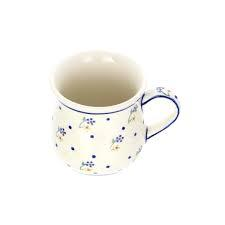
#> input picture test/images/01FKNVG929W3QXDF22XEW2RB31_jpeg.rf.9d421175621edad038feb159b9214292.jpg, 225 x 225 px, found by its file name; its folder holds 4 pictures in this run
$ python dabiendohoa.py
#> lines starting #> are read from the running program, lines starting #| are printed output that depends on the picture
import os
import pandas as pd
from PIL import Image
import matplotlib.pyplot as plt
import seaborn as sns
import numpy as np

# ===== PATHS =====
data_dir = r'C:\Code\Xulyanh\train'   # <-- sửa thành đúng đường dẫn của bạn
images_dir = os.path.join(data_dir, 'images')
labels_dir = os.path.join(data_dir, 'labels')

# ===== CLASS MAP (nc=20) =====
label_map = {
    0: 'Cai - coc',
    1: 'Giay',
    2: 'ban-phim',
    3: 'book',
    4: 'but - viet',
    5: 'cai - ghe',
    6: 'cai - o',
    7: 'cai -but',
    8: 'cai-to',
    9: 'chia - khoa',
    10: 'con -chuot',
    11: 'cuc-sac',
    12: 'dong - ho',
    13: 'kinh - mat',
    14: 'lap - top',
    15: 'manhinh-maytinh',
    16: 'quyen-sach',
    17: 'sac - dien -thoai',
    18: 'tai - nghe',
    19: 'thesinhvien'
}

# ===== LOAD METADATA =====
data = []
all_labels = []
co_occ_list = []  # list các set label theo từng ảnh (để tính co-occurrence)
img_exts = ('.jpg', '.jpeg', '.png', '.bmp', '.webp')

for img_file in os.listdir(images_dir):
    if not img_file.lower().endswith(img_exts):
        continue

    img_path = os.path.join(images_dir, img_file)

    stem, _ = os.path.splitext(img_file)
    label_path = os.path.join(labels_dir, stem + '.txt')

    # size
    try:
        with Image.open(img_path) as img:
#> img is the input picture: PIL image 225x225 RGB; mean R, G, B 247.3, 246.3, 243.2
            width, height = img.size
#> width = 225; height = 225
    except Exception:
        continue

    # read labels
    labels = []
    if os.path.exists(label_path):
        with open(label_path, 'r', encoding='utf-8') as f:
            lines = [ln.strip() for ln in f.readlines() if ln.strip()]
        for line in lines:
            class_id = int(line.split()[0])
            label = label_map.get(class_id, 'unknown')
            labels.append(label)
            all_labels.append(label)

    num_boxes = len(labels)
    primary_label = labels[0] if labels else 'unknown'

    # co-occurrence (unique labels / ảnh)
    unique_labels = sorted(set([lb for lb in labels if lb != 'unknown']))
    co_occ_list.append(unique_labels)

    data.append({
        'image_file': img_file,
        'width': width,
        'height': height,
        'num_boxes': num_boxes,
        'label': primary_label
    })

df = pd.DataFrame(data)

# ===== CORRELATION MATRIX =====
corr = df[['width', 'height', 'num_boxes']].corr()

# ===== CO-OCCURRENCE MATRIX =====
labels_list = list(label_map.values())
co_occ_matrix = pd.DataFrame(
    np.zeros((len(labels_list), len(labels_list))),
    index=labels_list,
    columns=labels_list
)

for combo in co_occ_list:
    # combo là list label unique trong 1 ảnh
    for i in range(len(combo)):
        for j in range(i + 1, len(combo)):
            l1, l2 = combo[i], combo[j]
            if l1 in co_occ_matrix.index and l2 in co_occ_matrix.columns:
                co_occ_matrix.at[l1, l2] += 1
                co_occ_matrix.at[l2, l1] += 1

# ===== MULTIVARIATE GRAPHICAL (2x3) =====
sns.set_theme(style="whitegrid")
fig = plt.figure(figsize=(20, 12))
fig.suptitle('Multivariate Analysis - YOLO Dataset (20 classes)', fontsize=16, fontweight='bold')

# (1) Scatter width vs num_boxes (hue label)
plt.subplot(2, 3, 1)
sns.scatterplot(x=df['width'], y=df['num_boxes'], hue=df['label'], palette='viridis', legend=False)
plt.title('width vs num_boxes by label')
plt.xlabel('Width (px)')
plt.ylabel('Number of Boxes')

# (2) Scatter height vs num_boxes (hue label)
plt.subplot(2, 3, 2)
sns.scatterplot(x=df['height'], y=df['num_boxes'], hue=df['label'], palette='viridis', legend=False)
plt.title('height vs num_boxes by label')
plt.xlabel('Height (px)')
plt.ylabel('Number of Boxes')

# (3) Heatmap correlation
plt.subplot(2, 3, 3)
sns.heatmap(corr, annot=True, cmap='coolwarm', vmin=-1, vmax=1, cbar_kws={'shrink': 0.8})
plt.title('Correlation Matrix')

# (4) Heatmap co-occurrence
plt.subplot(2, 3, 4)
# annot=True với 20 class sẽ rất rối; bạn có thể để False cho đẹp
sns.heatmap(co_occ_matrix, annot=False, cmap='YlGnBu', cbar_kws={'shrink': 0.8})
plt.title('Co-occurrence of Labels')
plt.xticks(rotation=45, ha='right')
plt.yticks(rotation=0)

# (5) Bubble chart width vs height, size=num_boxes, color=label_code
plt.subplot(2, 3, 5)
label_codes = df['label'].astype('category').cat.codes
scatter = plt.scatter(df['width'], df['height'], s=(df['num_boxes'] + 1) * 25,
                      c=label_codes, cmap='viridis', alpha=0.6)
plt.colorbar(scatter, label='Label Code')
plt.title('Bubble: width vs height (size=boxes)')
plt.xlabel('Width (px)')
plt.ylabel('Height (px)')

# (6) Avg num_boxes by label (bar)
plt.subplot(2, 3, 6)
sns.barplot(x='label', y='num_boxes', data=df, estimator='mean', errorbar=None, palette='viridis')
plt.title('Avg num_boxes by label')
plt.xlabel('Label')
plt.ylabel('Avg Number of Boxes')
plt.xticks(rotation=45, ha='right')

plt.tight_layout(rect=[0, 0, 1, 0.95])

# Lưu ảnh nếu cần
plt.savefig("multivariate_plots.png", dpi=300, bbox_inches="tight")
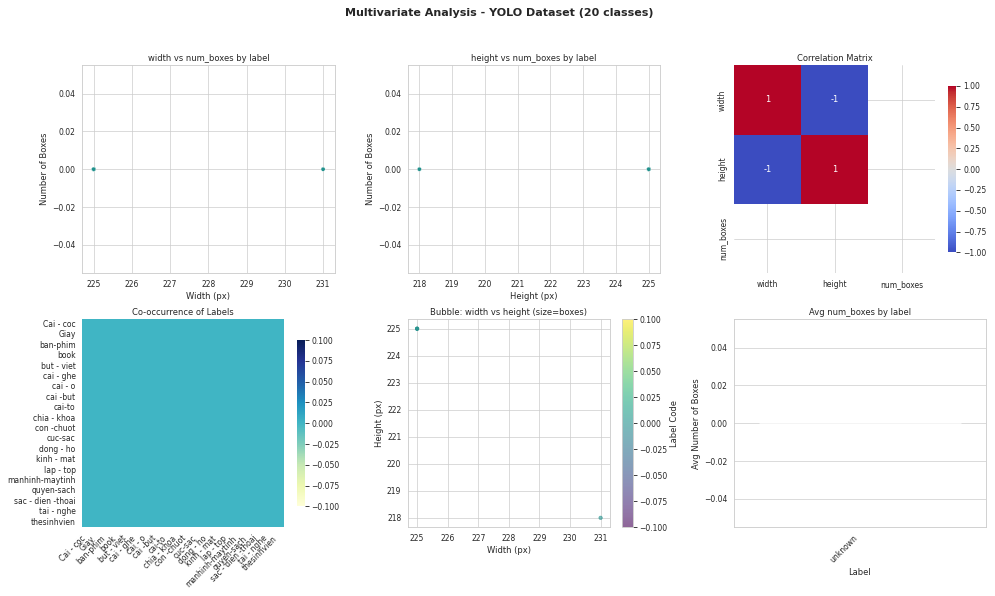
#> figure drawn by matplotlib, 9 panels

plt.show()
